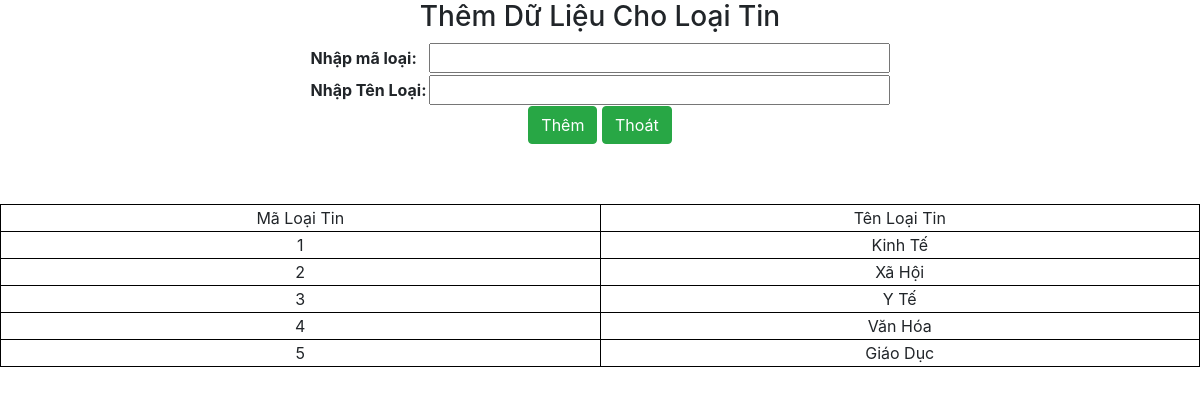
Screenshot of /them_tin.php with the database file from the repository.
### tables this page shows
CREATE TABLE `loaitin` (
  `maloai` int(11) NOT NULL,
  `tenloai` varchar(60) NOT NULL
);

### them_tin.php (the view, shortened to what this page needs)
<!DOCTYPE html>
<html lang="en">
<head>
    <link rel="stylesheet" href="./asset/css/decorate.css">
    <link rel="stylesheet" href="./aset/css/themify-icons/themify-icons.css">
    <link href="https://cdn.jsdelivr.net/npm/bootstrap@5.0.2/dist/css/bootstrap.min.css" rel="stylesheet">
<link rel="stylesheet" href="https://maxcdn.bootstrapcdn.com/bootstrap/4.5.2/css/bootstrap.min.css">
</head>
<body>
<div id="form_them_loaitin">
<center>
<h3>Thêm Dữ Liệu Cho Loại Tin</h3>
<form action="" method="post">
<table>
<tr>
   <th>Nhập mã loại:</th>
   <th> <input type="text" name="maloai" size="40"> </th>
</tr>
<tr>
<th>Nhập Tên Loại:</th>
  <th>  <input type="text" name="tenloai" size="40"> </th>
    </tr>
 </table>
 <button type="submit" class="btn btn-success  " height="20">Thêm</button>
 <button  class="btn btn-success  " height="20"><a href="home.php"style="color: white;text-decoration: none;">Thoát</a></button>
</form>
    <?php
    $link= mysqli_connect('localhost','root','','quanlytintuc2') or die("Không thể kết nối được với database");
        ?>
        <?php
    $query2="SELECT * FROM loaitin";
    $ketqua=mysqli_query($link,$query2);
    $hang=mysqli_fetch_assoc($ketqua);
    ?>
    <table class="table1">
    <tr >
    <td >Mã Loại Tin</td>
    <td >Tên Loại Tin</td>
    </tr>
    <?php do{  ?>
    <tr >
    <td > <?php echo $hang['maloai'] ?> </td>
    <td > <?php echo $hang['tenloai'] ?> </td>
    </tr>
    <?php
    } while($hang=mysqli_fetch_assoc($ketqua));
    ?>
    </table>
</center>
</div>
</body>
</html>

### asset/css/decorate.css (style rules this page uses)
.table1 { width:100%; table-layout:fixed; margin-top: 60px; border: 1px; border-color: black; border-style: solid; text-align: center; }
.table1 td { overflow:hidden; white-space:nowrap; border: 1px; border-color: black; border-style: solid; }

### rows the page displays
loaitin: maloai "1", tenloai "Kinh Tế"
loaitin: maloai "2", tenloai "Xã Hội"
loaitin: maloai "3", tenloai "Y Tế"
loaitin: maloai "4", tenloai "Văn Hóa"
loaitin: maloai "5", tenloai "Giáo Dục"
